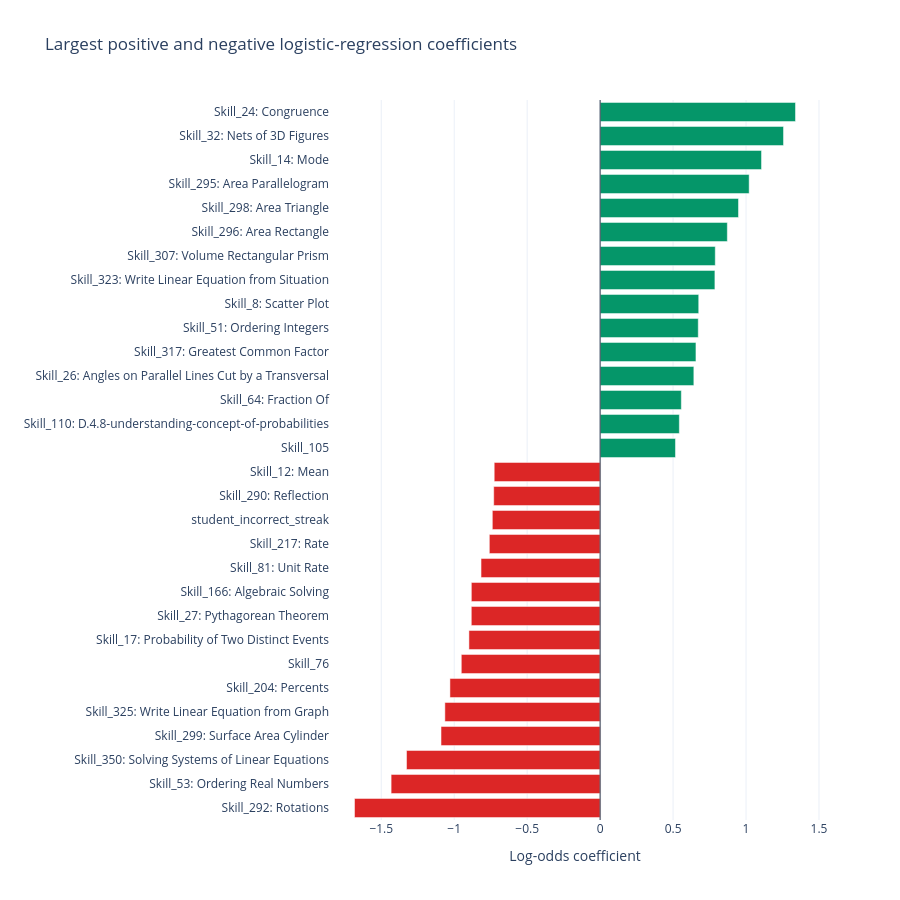

Notebook code cell kept with this figure:
### Code cell
negative_coefficients = coefficient_table.nsmallest(15, "coefficient")
positive_coefficients = coefficient_table.nlargest(15, "coefficient")
coefficient_plot_data = pd.concat(
    [negative_coefficients, positive_coefficients], ignore_index=True
).sort_values("coefficient")

coefficient_figure = go.Figure(
    go.Bar(
        x=coefficient_plot_data["coefficient"],
        y=coefficient_plot_data["feature_label"],
        orientation="h",
        marker_color=np.where(
            coefficient_plot_data["coefficient"].ge(0), "#059669", "#DC2626"
        ),
        customdata=np.column_stack(
            [
                coefficient_plot_data["odds_ratio"],
                coefficient_plot_data["interpretation_unit"],
            ]
        ),
        hovertemplate=(
            "%{y}<br>Coefficient: %{x:.3f}<br>Odds ratio: %{customdata[0]:.3f}"
            "<br>Unit: %{customdata[1]}<extra></extra>"
        ),
    )
)
coefficient_figure.add_vline(x=0, line_color="#374151", line_width=1)
coefficient_figure.update_layout(
    title="Largest positive and negative logistic-regression coefficients",
    template="plotly_white",
    height=900,
    xaxis_title="Log-odds coefficient",
    yaxis_title=None,
    margin={"l": 330},
)
coefficient_figure.show()

### Figure 1 — Plotly figure (JSON) as saved in the notebook; plotly's stock layout.template omitted (floating-point values rounded to 4 significant figures)
{"data": [{"customdata": [[0.1857, "1 versus 0"], [0.2387, "1 versus 0"], [0.2653, "1 versus 0"], [0.336, "1 versus 0"], [0.345, "1 versus 0"], [0.3572, "1 versus 0"], [0.3862, "1 versus 0"], [0.4069, "1 versus 0"], [0.4136, "1 versus 0"], [0.4137, "1 versus 0"], [0.4421, "1 versus 0"], [0.468, "1 versus 0"], [0.4777, "1 training SD increase"], [0.4822, "1 versus 0"], [0.4839, "1 versus 0"], [1.676, "1 versus 0"], [1.721, "1 versus 0"], [1.745, "1 versus 0"], [1.901, "1 versus 0"], [1.928, "1 versus 0"], [1.959, "1 versus 0"], [1.965, "1 versus 0"], [2.196, "1 versus 0"], [2.202, "1 versus 0"], [2.391, "1 versus 0"], [2.581, "1 versus 0"], [2.777, "1 versus 0"], [3.023, "1 versus 0"], [3.514, "1 versus 0"], [3.815, "1 versus 0"]], "hovertemplate": "%{y}<br>Coefficient: %{x:.3f}<br>Odds ratio: %{customdata[0]:.3f}<br>Unit: %{customdata[1]}<extra></extra>", "marker": {"color": ["#DC2626", "#DC2626", "#DC2626", "#DC2626", "#DC2626", "#DC2626", "#DC2626", "#DC2626", "#DC2626", "#DC2626", "#DC2626", "#DC2626", "#DC2626", "#DC2626", "#DC2626", "#059669", "#059669", "#059669", "#059669", "#059669", "#059669", "#059669", "#059669", "#059669", "#059669", "#059669", "#059669", "#059669", "#059669", "#059669"]}, "orientation": "h", "type": "bar", "x": [-1.683, -1.432, -1.327, -1.091, -1.064, -1.029, -0.9515, -0.8993, -0.883, -0.8826, -0.8162, -0.7594, -0.7388, -0.7294, -0.7259, 0.5164, 0.5428, 0.5565, 0.6423, 0.6567, 0.6725, 0.6757, 0.7866, 0.7892, 0.8718, 0.9483, 1.021, 1.106, 1.257, 1.339], "y": ["Skill_292: Rotations", "Skill_53: Ordering Real Numbers", "Skill_350: Solving Systems of Linear Equations", "Skill_299: Surface Area Cylinder", "Skill_325: Write Linear Equation from Graph", "Skill_204: Percents", "Skill_76", "Skill_17: Probability of Two Distinct Events", "Skill_27: Pythagorean Theorem", "Skill_166: Algebraic Solving", "Skill_81: Unit Rate", "Skill_217: Rate", "student_incorrect_streak", "Skill_290: Reflection", "Skill_12: Mean", "Skill_105", "Skill_110: D.4.8-understanding-concept-of-probabilities", "Skill_64: Fraction Of", "Skill_26: Angles on Parallel Lines Cut by a Transversal", "Skill_317: Greatest Common Factor", "Skill_51: Ordering Integers", "Skill_8: Scatter Plot", "Skill_323: Write Linear Equation from Situation", "Skill_307: Volume Rectangular Prism", "Skill_296: Area Rectangle", "Skill_298: Area Triangle", "Skill_295: Area Parallelogram", "Skill_14: Mode", "Skill_32: Nets of 3D Figures", "Skill_24: Congruence"]}], "layout": {"height": 900, "margin": {"l": 330}, "shapes": [{"line": {"color": "#374151", "width": 1}, "type": "line", "x0": 0, "x1": 0, "xref": "x", "y0": 0, "y1": 1, "yref": "y domain"}], "title": {"text": "Largest positive and negative logistic-regression coefficients"}, "xaxis": {"title": {"text": "Log-odds coefficient"}}, "yaxis": {"title": {}}}}
